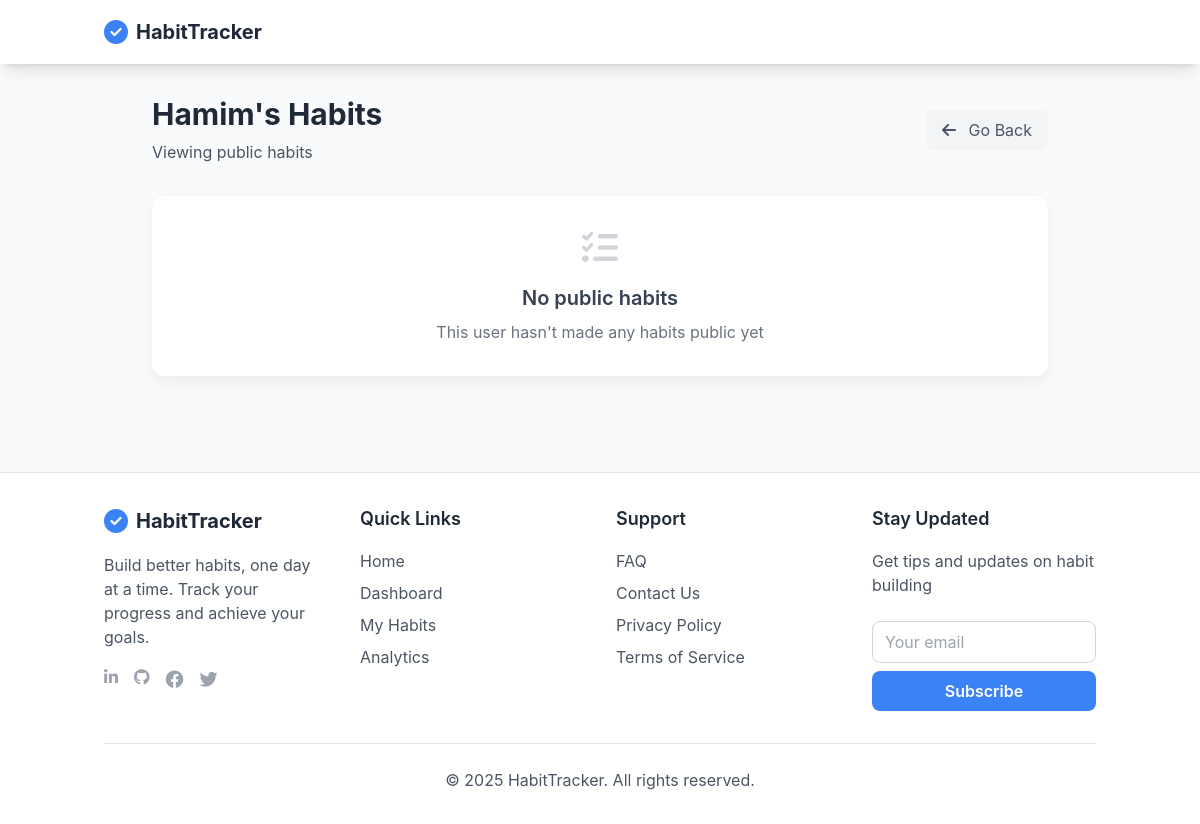
The app's page /user-habits.php?user_id=1 (signed in), older data.
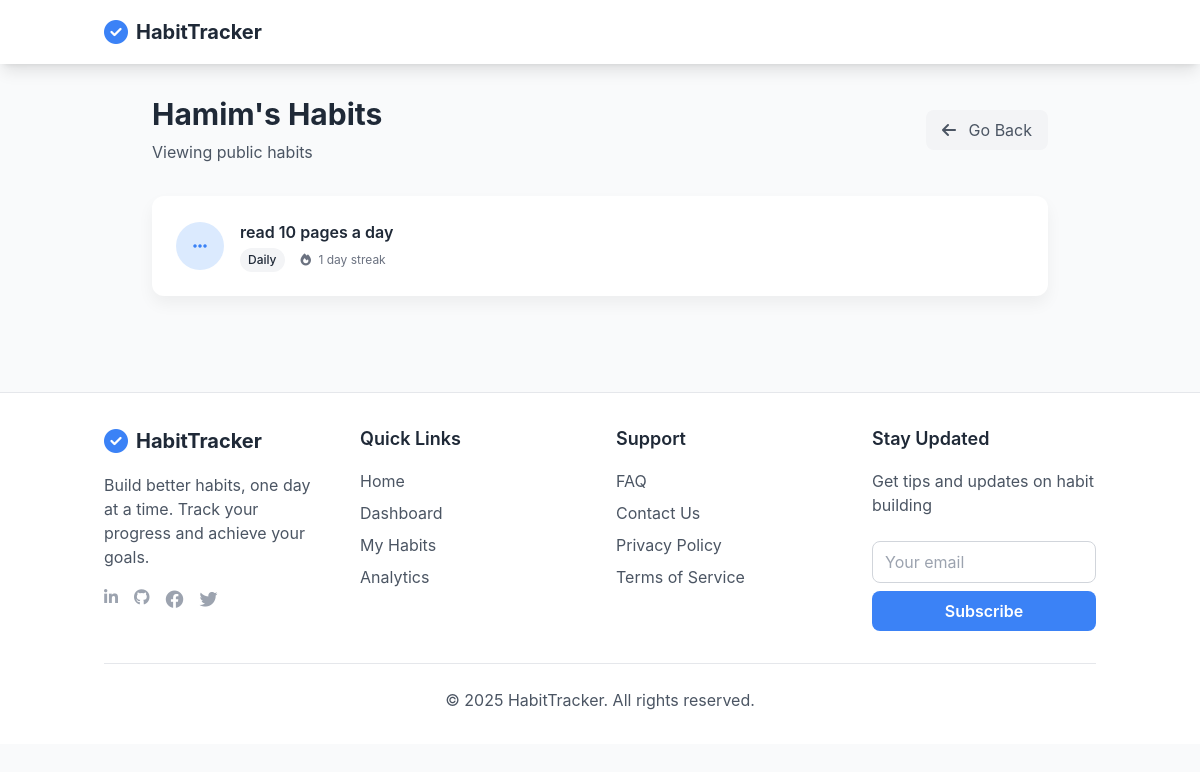
The same page, newer data.
### tables this page shows
CREATE TABLE `habits` (
  `id` int(11) NOT NULL,
  `user_id` int(11) NOT NULL,
  `name` varchar(255) NOT NULL,
  `description` text DEFAULT NULL,
  `frequency` enum('daily','weekly','custom') NOT NULL,
  `custom_days` varchar(20) DEFAULT NULL,
  `start_date` date NOT NULL,
  `end_date` date DEFAULT NULL,
  `created_at` timestamp NOT NULL DEFAULT current_timestamp(),
  `category` enum('health','productivity','learning','fitness','others') DEFAULT 'health',
  `is_public` tinyint(1) DEFAULT 0,
  `is_visible_to_group` tinyint(1) DEFAULT 0
);

### user-habits.php (the view, shortened to what this page needs)
<?php
require_once 'config.php';
$viewed_user_id = $_GET['user_id'] ?? 0;
$stmt = $pdo->prepare("SELECT username, email FROM users WHERE id = ?");
$stmt->execute([$viewed_user_id]);
$viewed_user = $stmt->fetch();
$stmt = $pdo->prepare("
    SELECT h.*,
           (SELECT current_streak FROM user_streaks WHERE habit_id = h.id) as current_streak
    FROM habits h
    WHERE h.user_id = ? AND (h.is_public = 1 OR h.is_visible_to_group = 1)
    ORDER BY h.created_at DESC
");
$stmt->execute([$viewed_user_id]);
$habits = $stmt->fetchAll();
require_once 'header.php';
?>
<div class="max-w-4xl mx-auto">
    <div class="flex items-center justify-between mb-8">
        <div>
            <h1 class="text-3xl font-bold text-gray-800 mb-2">
                <?php echo htmlspecialchars($viewed_user['username']); ?>'s Habits
            </h1>
            <p class="text-gray-600">Viewing public habits</p>
        </div>
        <a href="javascript:history.back()" class="bg-gray-100 text-gray-600 px-4 py-2 rounded-lg hover:bg-gray-200 transition">
            <i class="fas fa-arrow-left mr-2"></i> Go Back
        </a>
    </div>
    <div class="grid grid-cols-1 gap-6">
        <?php if (empty($habits)): ?>
            <div class="app-card p-8 text-center">
                <i class="fas fa-list-check text-4xl text-gray-300 mb-4"></i>
                <h3 class="text-xl font-semibold text-gray-700 mb-2">No public habits</h3>
                <p class="text-gray-500">This user hasn't made any habits public yet</p>
            </div>
        <?php else: ?>
            <?php foreach ($habits as $habit): ?>
                <div class="app-card p-6">
                    <div class="flex items-center justify-between">
                        <div class="flex items-center space-x-4">
                            <div class="w-12 h-12 bg-blue-100 rounded-full flex items-center justify-center">
                                <i class="fas fa-ellipsis-h text-blue-500"></i>
                            </div>
                            <div>
                                <h3 class="font-semibold text-gray-800"><?php echo htmlspecialchars($habit['name']); ?></h3>
                                <div class="flex items-center space-x-4 mt-1">
                                    <span class="text-xs font-medium px-2 py-1 rounded-full bg-gray-100 text-gray-800">
                                        <?php echo ucfirst($habit['frequency']); ?>
                                    </span>
                                    <span class="text-xs text-gray-500">
                                        <i class="fas fa-fire mr-1"></i>
                                        <?php echo $habit['current_streak'] ?? 0; ?> day streak
                                    </span>
                                </div>
                            </div>
                        </div>
                    </div>
                </div>
            <?php endforeach; ?>
        <?php endif; ?>
    </div>
</div>
<?php require_once 'footer.php'; ?>

Row changes from the older to the newer data that the page shows:
now on this page (row edited): habits: name "read 10 pages a day", frequency "Daily", current_streak "1"
Text that changed along with them:
text no longer shown: "No public habits This user hasn't made any habits public yet"
